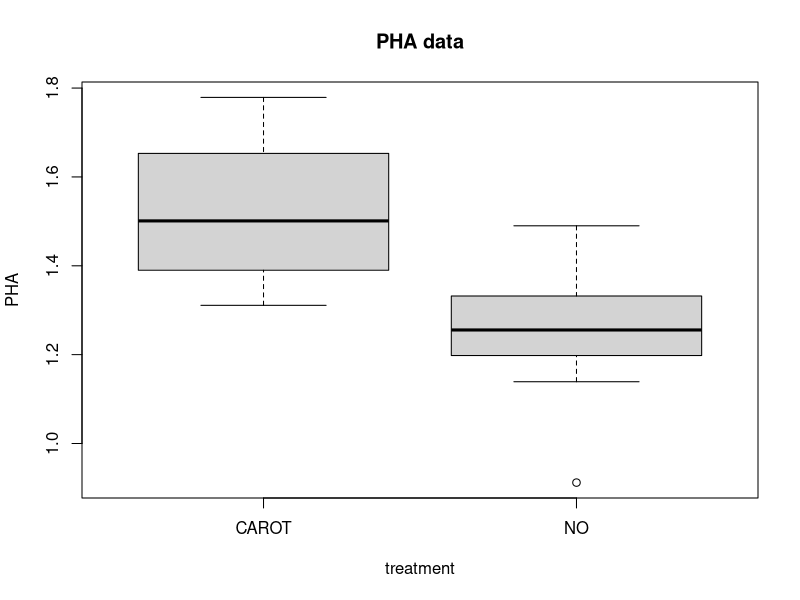
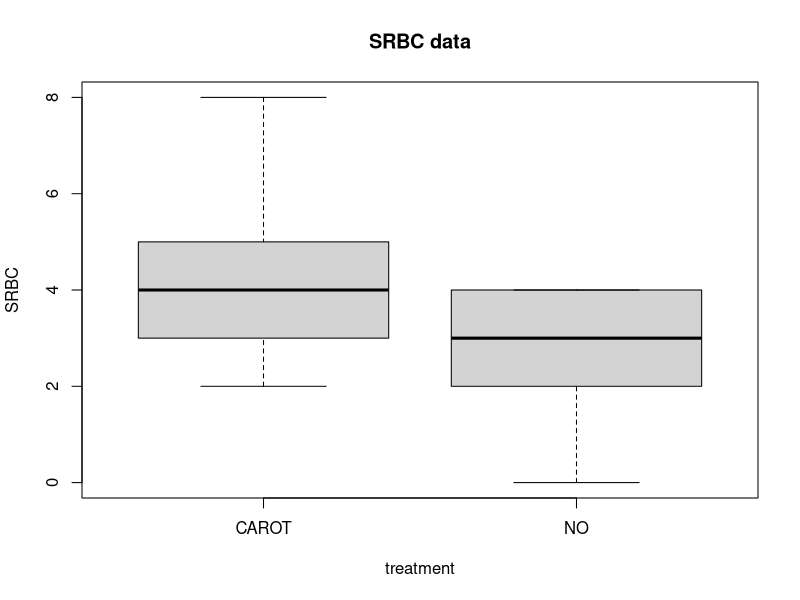
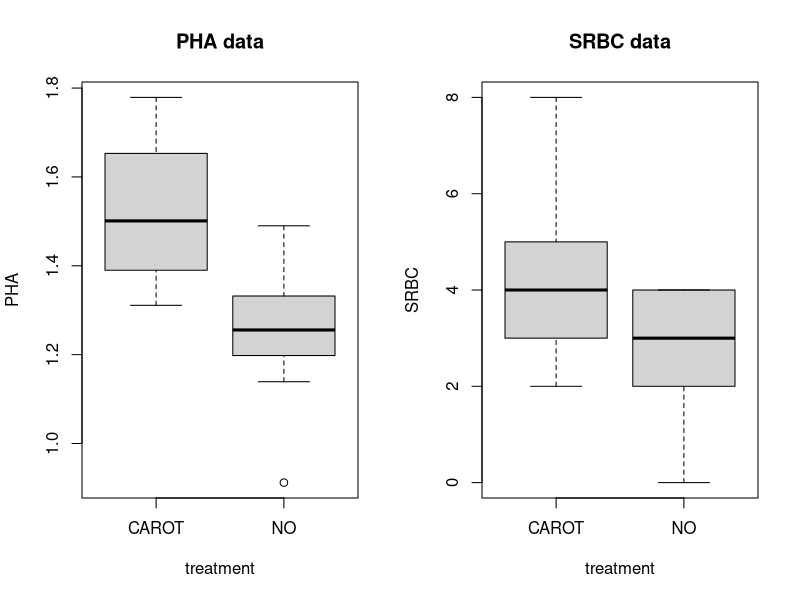

Here is the R script that generated these plots, in order:
## ---- chunk 1
knitr::opts_chunk$set(echo = TRUE)
## ---- chunk 2
treatment <- c("CAROT","CAROT","CAROT","CAROT","CAROT","CAROT","CAROT","CAROT","CAROT","CAROT",
                 "NO","NO","NO","NO","NO","NO","NO","NO","NO","NO")
PHA <- c(1.511,1.311,1.46,1.352,1.491,1.599,1.653,1.39,1.779,1.721,1.454,1.226,1.198,1.139,1.277,1.49,0.912,1.316,1.234,1.332)
SRBC <- c(2,2,3,4,5,4,8,5,7,4,4,2,3,4,3,0,3,4,2,1)

finches <- data.frame(treatment = treatment,
                      PHA = PHA,
                      SRBC = SRBC)
## ---- chunk 3
# Set the working directoy
setwd("C:/Users/lisanjie2/Desktop/TEACHING/1_STATS_CalU/1_STAT_CalU_2016_by_NLB/Lab/Lab6_review")

#Load the data
finches <- read.csv("finchs.csv")
## ---- chunk 4
dim(finches)
head(finches)
summary(finches)
## ---- chunk 5

## ---- chunk 6
# Boxplot of PHA data
boxplot(PHA ~ treatment, data = finches,
        main = "PHA data")

# Boxplot of SRBC data
boxplot(SRBC ~ treatment, data = finches,
        main = "SRBC data")
## ---- chunk 7
par(mfrow = c(1,2))
#First boxplot for PHA
boxplot(PHA ~ treatment,
        data = finches,
        main = "PHA data")

#2nd boxplot for SRBC
boxplot(SRBC ~ treatment, 
        data = finches,
        main = "SRBC data")
## ---- chunk 8
#t-apply on PHA 
PHA.mean <- tapply(finches$PHA,
                    finches$treatment,
                    FUN = mean)

#t-apply on SRBC 
SRBC.mean <- tapply(finches$SRBC,
                    finches$treatment,
                    FUN = mean)
## ---- chunk 9
#t-apply on PHA 
PHA.sd<- tapply(finches$PHA,
                   finches$treatment,
                   FUN = sd)

#t-apply on SRBC 
SRBC.sd <- tapply(finches$SRBC,
                    finches$treatment,
                    FUN = sd)
